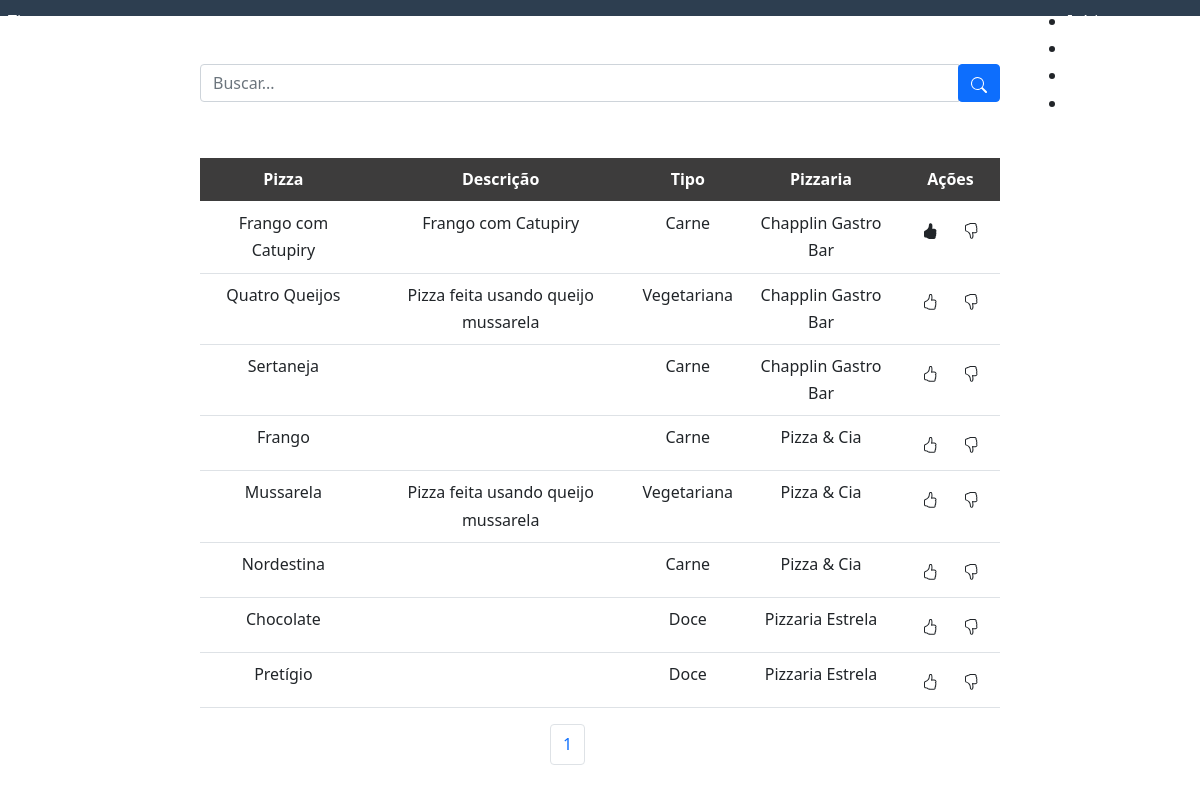
/ (signed in), run on the app's committed database.
### pizza/models.py (models this page shows, shortened)
class Pizza(models.Model):
    CHOICES = (
        ('CA', 'Carne'),
        ('VE', 'Vegetariana'),
        ('VG', 'Vegana'),
        ('DC', 'Doce')
    )
    title = models.CharField(max_length=120)
    description = models.CharField(max_length=120, blank=True)
    type = models.CharField(max_length=20, choices=CHOICES, default="")
    thumbnail_url = models.URLField(default="", blank=True)
    approved = models.BooleanField(default=False)
    creator = models.ForeignKey(Pizzeria, on_delete=models.CASCADE, default="")
    class Meta:
        verbose_name = 'Pizza'
        verbose_name_plural = 'Pizzas'
        ordering = ['creator', 'title']

class Pizzeria(models.Model):
    name = models.CharField(max_length=120, default="")
    owner = models.ForeignKey(UserProfile, on_delete=models.CASCADE)
    address = models.CharField(max_length=512, default="", blank=True)
    phone = models.CharField(max_length=40, default="", blank=True)
    def __str__(self):
        return self.name
    class Meta:
        verbose_name = 'Pizzeria'
        verbose_name_plural = 'Pizzerias'
        ordering = ['name', 'owner']

### pizza/views.py (the view)
# urls.py: 2. Add a URL to urlpatterns:  path('', views.home, name='home')
@login_required(login_url='entrar/')
def home(request):
    session = request.session.session_key
    template_name = 'home.html'
    if session:
        content = {}
        search = request.GET.get('search')
        if request.user.is_staff:
            all_pizza = Pizza.objects.filter(creator__owner=request.user)
        else:
            all_pizza = Pizza.objects.all()
        paginator = Paginator(all_pizza, 10)
        pages = request.GET.get('page')
        content['pizzas'] = paginator.get_page(pages)
        if search:
            content['pizzas'] = Pizza.objects.filter(title__icontains=search)
            paginator_src = Paginator(content['pizzas'], 10)
            content['paginator'] = paginator_src.get_page(pages)
        else:
            content['paginator'] = paginator.get_page(pages)
        content['form'] = PizzaForm()
        content['pizzerias'] = Pizzeria.objects.filter(owner=request.user)
        content['like'], content['dislike'] = like_deslike()
        return render(request, template_name, content)
    else:
        return render(request, 'login.html')

### pizza/forms.py
class PizzaForm(forms.ModelForm):
    class Meta:
        model = Pizza
        fields = ['title', 'description', 'type']

### pizza/views.py (called while the page is built)
def like_deslike():
    content = {'likes': Likes.objects.all().values('pizza'),
               'dislikes': Dislikes.objects.all().values('pizza'), 'like': [], 'dislike': []}
    for like in content['likes']:
        for pizza, id in like.items():
            content['like'].append(id)
    for dislike in content['dislikes']:
        for pizza, id in dislike.items():
            content['dislike'].append(id)
    return content['like'], content['dislike']

### pizza/templates/home.html (shortened to what this page needs)
{% extends "base.html" %}
{% load static %}
{% block content %}
<div class="form-buscar-container col-8 m-auto pt-5 pb-2 text-center">
    <form class="buscar-pizza" method="get">
        <div class="input-group">
            <input type="text" id="search" name="search" class="form-control" placeholder="Buscar..."/>
            <div class="input-group-btn">
                <button id="btn-search" class="btn btn-primary"></button>
            </div>
        </div>
    </form>
</div>
<div class="col-8 m-auto pt-5 text-center">
    <table class="table">
        <thead>
            <tr style="background-color: #3d3c3c; color:#fff">
                <th scope="col">Pizza</th>
                <th scope="col">Descrição</th>
                <th scope="col">Tipo</th>
                <th scope="col">Pizzaria</th>
                <th scope="col">Ações</th>
            </tr>
        </thead>
        <tbody>
        {% for pizza in pizzas %}
        <tr>
            <td>{{ pizza.title }}</td>
            <td>{{ pizza.description }}</td>
            {% if pizza.type == 'CA' %}
            <td>Carne</td>
            {% elif pizza.type == 'VE' %}
            <td>Vegetariana</td>
            {% elif pizza.type == 'VG' %}
            <td>Vegana</td>
            {% elif pizza.type == 'DC' %}
            <td>Doce</td>
            {% endif %}
            <td>{{ pizza.creator }}</td>
            {% if user.is_staff %}
            <td>
                <div class="btn-group">
                    <button id="btn-editar" class="btn btn-primary" data-bs-toggle="modal" data-bs-target="#modalCadastro"
                      data-bs-id-pizza="{{pizza.id}}" data-bs-title="{{pizza.title}}" data-bs-description="{{pizza.description}}"
                      data-bs-type="{{pizza.type}}" data-bs-creator="{{pizza.creator}}" data-bs-check="true"><svg
                        xmlns="http://www.w3.org/2000/svg" width="16" height="16" fill="currentColor"
                        class="bi bi-pencil-square" viewBox="0 0 16 16">
                        <path
                          d="M15.502 1.94a.5.5 0 0 1 0 .706L14.459 3.69l-2-2L13.502.646a.5.5 0 0 1 .707 0l1.293 1.293zm-1.75 2.456-2-2L4.939 9.21a.5.5 0 0 0-.121.196l-.805 2.414a.25.25 0 0 0 .316.316l2.414-.805a.5.5 0 0 0 .196-.12l6.813-6.814z" />
                        <path fill-rule="evenodd"
                          d="M1 13.5A1.5 1.5 0 0 0 2.5 15h11a1.5 1.5 0 0 0 1.5-1.5v-6a.5.5 0 0 0-1 0v6a.5.5 0 0 1-.5.5h-11a.5.5 0 0 1-.5-.5v-11a.5.5 0 0 1 .5-.5H9a.5.5 0 0 0 0-1H2.5A1.5 1.5 0 0 0 1 2.5v11z" />
                    </svg></button>
                    <a href="/pizzas/delete/{{pizza.id}}/" id="btn-deletar" class="btn btn-danger btnDel"><svg
                        xmlns="http://www.w3.org/2000/svg" width="16" height="16" fill="currentColor" class="bi bi-trash"
                        viewBox="0 0 16 16">
                        <path
                          d="M5.5 5.5A.5.5 0 0 1 6 6v6a.5.5 0 0 1-1 0V6a.5.5 0 0 1 .5-.5zm2.5 0a.5.5 0 0 1 .5.5v6a.5.5 0 0 1-1 0V6a.5.5 0 0 1 .5-.5zm3 .5a.5.5 0 0 0-1 0v6a.5.5 0 0 0 1 0V6z" />
                        <path fill-rule="evenodd"
                          d="M14.5 3a1 1 0 0 1-1 1H13v9a2 2 0 0 1-2 2H5a2 2 0 0 1-2-2V4h-.5a1 1 0 0 1-1-1V2a1 1 0 0 1 1-1H6a1 1 0 0 1 1-1h2a1 1 0 0 1 1 1h3.5a1 1 0 0 1 1 1v1zM4.118 4 4 4.059V13a1 1 0 0 0 1 1h6a1 1 0 0 0 1-1V4.059L11.882 4H4.118zM2.5 3V2h11v1h-11z" />
                    </svg></a>
                </div>
            </td>
            {% else %}
            <td>
                <div class="btn-group">
                {% if pizza.id in like %}
                    <a href="/pizzas/remove_like/{{pizza.id}}/" id="btn-like-fill" class="btn btn-default"></a>
                {% else %}
                    <a href="/pizzas/set_like/{{pizza.id}}/" id="btn-like" class="btn btn-default"></a>
                {% endif %}
                {% if pizza.id in dislike %}
                     <a href="/pizzas/remove_dislike/{{pizza.id}}/" id="btn-dislike-fill" class="btn btn-default"><svg xmlns="http://www.w3.org/2000/svg" width="16" height="16" fill="currentColor" class="bi bi-hand-thumbs-down-fill" viewBox="0 0 16 16">
                      <path d="M6.956 14.534c.065.936.952 1.659 1.908 1.42l.261-.065a1.378 1.378 0 0 0 1.012-.965c.22-.816.533-2.512.062-4.51.136.02.285.037.443.051.713.065 1.669.071 2.516-.211.518-.173.994-.68 1.2-1.272a1.896 1.896 0 0 0-.234-1.734c.058-.118.103-.242.138-.362.077-.27.113-.568.113-.856 0-.29-.036-.586-.113-.857a2.094 2.094 0 0 0-.16-.403c.169-.387.107-.82-.003-1.149a3.162 3.162 0 0 0-.488-.9c.054-.153.076-.313.076-.465a1.86 1.86 0 0 0-.253-.912C13.1.757 12.437.28 11.5.28H8c-.605 0-1.07.08-1.466.217a4.823 4.823 0 0 0-.97.485l-.048.029c-.504.308-.999.61-2.068.723C2.682 1.815 2 2.434 2 3.279v4c0 .851.685 1.433 1.357 1.616.849.232 1.574.787 2.132 1.41.56.626.914 1.28 1.039 1.638.199.575.356 1.54.428 2.591z"/>
                    </svg></a>
                {% else %}
                    <a href="/pizzas/set_dislike/{{pizza.id}}/" id="btn-dislike" class="btn btn-default"></a>
                {% endif %}
                </div>
            </td>
            {% endif %}
        </tr>
        {% endfor %}
        </tbody>
    </table>
</div>
<div class="col-1 m-auto pt-auto pb-auto text-center">
    <ul class="pagination">
      <li class="page-item"><a href="" class="page-link"> {{paginator.number}} </a></li>
    </ul>
</div>
{% endblock %}

### pizza/static/css/styles.css (style rules this page uses)
* { -webkit-box-sizing: border-box; -moz-box-sizing: border-box; box-sizing: border-box; }
body { margin: 0 auto; line-height: 1.7em; }
a { color: #3b8bba; }

### data on the page
Pizza: title "Frango com Catupiry", description "Frango com Catupiry", type "Carne", creator "Chapplin Gastro Bar"
Pizza: title "Quatro Queijos", description "Pizza feita usando queijo mussarela", type "Vegetariana", creator "Chapplin Gastro Bar"
Pizza: title "Sertaneja", type "Carne", creator "Chapplin Gastro Bar"
Pizza: title "Frango", type "Carne", creator "Pizza & Cia"
Pizza: title "Mussarela", description "Pizza feita usando queijo mussarela", type "Vegetariana", creator "Pizza & Cia"
Pizza: title "Nordestina", type "Carne", creator "Pizza & Cia"
Pizza: title "Chocolate", type "Doce", creator "Pizzaria Estrela"
Pizza: title "Pretígio", type "Doce", creator "Pizzaria Estrela"

### other printed values
{{ paginator.number }} "1"
